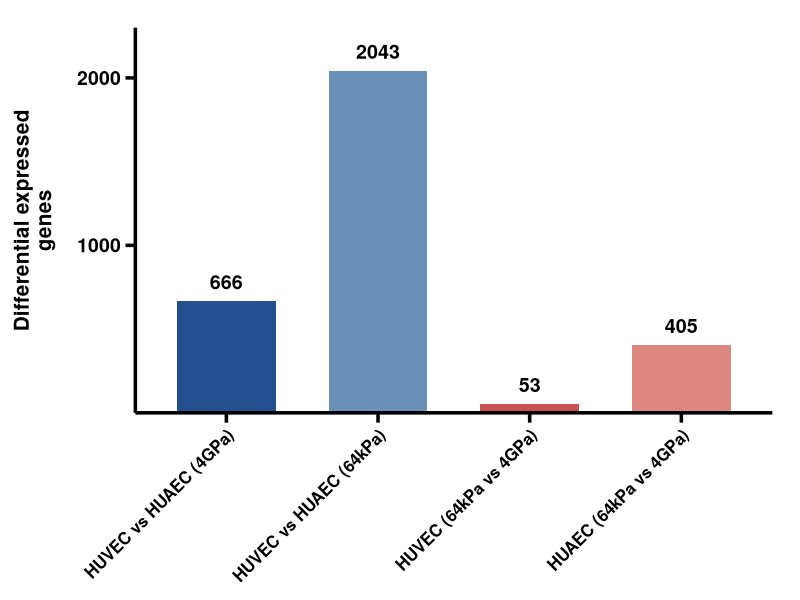

The R source for this figure:
# --- Librerías ---
library(ggplot2)
library(dplyr)

# --- Paleta de colores Neutral Soft (Códigos HEX directos para evitar gris) ---
colores_dge <- c(
  "HUVEC vs HUAEC (4GPa)"  = "#25508F",  # blue_steel oscuro (HUVEC 4GPa)
  "HUVEC vs HUAEC (64kPa)" = "#6C91B6",  # blue_steel claro (HUVEC 64kPa)
  "HUVEC (64kPa vs 4GPa)"  = "#C65350",  # rojo coral oscuro (HUAEC 4GPa)
  "HUAEC (64kPa vs 4GPa)"  = "#DC867F"   # rojo coral claro (HUAEC 64kPa)
)

# --- Datos DGE ---
df_dge <- data.frame(
  Comparison = factor(
    c("HUVEC vs HUAEC (4GPa)", "HUVEC vs HUAEC (64kPa)", "HUVEC (64kPa vs 4GPa)", "HUAEC (64kPa vs 4GPa)"),
    levels = c("HUVEC vs HUAEC (4GPa)", "HUVEC vs HUAEC (64kPa)", "HUVEC (64kPa vs 4GPa)", "HUAEC (64kPa vs 4GPa)")
  ),
  Counts = c(666, 2043, 53, 405)
)

# --- Gráfico DGE ---
plot_dge <- ggplot(df_dge, aes(x = Comparison, y = Counts, fill = Comparison)) +
  geom_col(width = 0.65) +
  geom_text(aes(label = Counts), vjust = -0.8, size = 5, fontface = "bold") +
  scale_fill_manual(values = colores_dge) +
  scale_y_continuous(
    limits = c(0, 2300),            # Límite fijo para que el texto de 2043 no se corte
    breaks = c(1000, 2000),         # Marcas exclusivas en 1000 y 2000 en el eje Y
    expand = c(0, 0)                # Quita el espacio en blanco inferior para que las barras toquen el eje X
  ) +
  labs(
    y = "Differential expressed\ngenes",
    x = NULL
  ) +
  theme_classic(base_size = 16) +
  theme(
    axis.text.x = element_text(angle = 45, hjust = 1, color = "black", face = "bold", size = 12),
    axis.text.y = element_text(color = "black", face = "bold", size = 14),
    axis.title.y = element_text(face = "bold", margin = margin(r = 15), size = 15),
    axis.line = element_line(linewidth = 1.2, color = "black"),
    axis.ticks = element_line(linewidth = 1.2, color = "black"),
    axis.ticks.length = unit(0.25, "cm"),
    legend.position = "none",
    plot.margin = margin(t = 20, r = 20, b = 10, l = 10)
  )

print(plot_dge)
# ggsave("DGE_barplot_NeutralSoft.png", plot = plot_dge, width = 6, height = 6, dpi = 300)
# ggsave("DGE_barplot_NeutralSoft.pdf", plot = plot_dge, width = 6, height = 6, device = "pdf")
